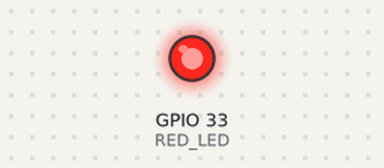
The sketch below on a simulated ESP32. On the bench: output pins drawn as LEDs (lit = HIGH). WiFi joins after 1.5 s; servers stay silent unless stated; uploads are accepted with an empty reply; the camera gives no picture; what the sketch prints to the serial monitor is not drawn.

Above: at 0.6 s.
At 2.0 s:
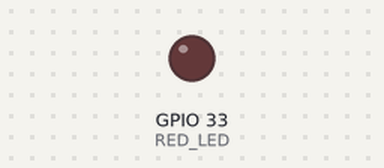
Timing chart, 0 to 3.5 s (numbered marks = the images above):
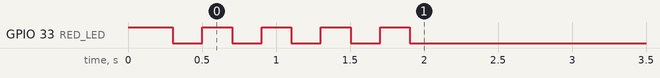

The sketch:

wifi_pic_tune.ino
```cpp
#include <WiFi.h>
#include "esp_camera.h"
#include <HTTPClient.h>
#include <WiFiClientSecure.h>

#include "soc/soc.h"
#include "soc/rtc_cntl_reg.h"

/* ================= WIFI ================= */
const char* ssid = "thxrd";
const char* password = "thxrd123.";

/* ===== RENDER SERVER ===== */
const char* serverUrl =
"https://smart-meter-render.onrender.com/upload";

/* ================= STATUS LED ================= */
#define RED_LED 33

void setLED(bool state){
  digitalWrite(RED_LED, state ? LOW : HIGH);
}

/* ================= CAMERA PIN ================= */
#define PWDN_GPIO_NUM 32
#define RESET_GPIO_NUM -1
#define XCLK_GPIO_NUM 0
#define SIOD_GPIO_NUM 26
#define SIOC_GPIO_NUM 27
#define Y9_GPIO_NUM 35
#define Y8_GPIO_NUM 34
#define Y7_GPIO_NUM 39
#define Y6_GPIO_NUM 36
#define Y5_GPIO_NUM 21
#define Y4_GPIO_NUM 19
#define Y3_GPIO_NUM 18
#define Y2_GPIO_NUM 5
#define VSYNC_GPIO_NUM 25
#define HREF_GPIO_NUM 23
#define PCLK_GPIO_NUM 22

/* ================= CAMERA SETUP ================= */
void setupCamera() {

  camera_config_t config;

  config.ledc_channel = LEDC_CHANNEL_0;
  config.ledc_timer   = LEDC_TIMER_0;

  config.pin_d0 = Y2_GPIO_NUM;
  config.pin_d1 = Y3_GPIO_NUM;
  config.pin_d2 = Y4_GPIO_NUM;
  config.pin_d3 = Y5_GPIO_NUM;
  config.pin_d4 = Y6_GPIO_NUM;
  config.pin_d5 = Y7_GPIO_NUM;
  config.pin_d6 = Y8_GPIO_NUM;
  config.pin_d7 = Y9_GPIO_NUM;

  config.pin_xclk = XCLK_GPIO_NUM;
  config.pin_pclk = PCLK_GPIO_NUM;
  config.pin_vsync = VSYNC_GPIO_NUM;
  config.pin_href = HREF_GPIO_NUM;

  config.pin_sscb_sda = SIOD_GPIO_NUM;
  config.pin_sscb_scl = SIOC_GPIO_NUM;

  config.pin_pwdn  = PWDN_GPIO_NUM;
  config.pin_reset = RESET_GPIO_NUM;

  config.xclk_freq_hz = 20000000;
  config.pixel_format = PIXFORMAT_JPEG;

  /* ===============================
     ⭐ คุณภาพภาพ (สำคัญมาก)
  =============================== */
  config.frame_size = FRAMESIZE_XGA;   // 1280x1024
  config.jpeg_quality = 5;              // ยิ่งน้อยยิ่งชัด
  config.fb_count = 2;

  if (esp_camera_init(&config) != ESP_OK) {
    Serial.println("Camera Init Failed");
    ESP.restart();
  }

  Serial.println("Camera Init Success ✅");

  sensor_t *s = esp_camera_sensor_get();

  /* ===============================
     ⭐ OPTIMIZE สำหรับมิเตอร์ไฟ
  =============================== */

  // ปิด effect
  s->set_special_effect(s, 0);

  // เพิ่มความคมตัวเลข
  s->set_contrast(s, 3);
  s->set_sharpness(s, 3);

  // ลดภาพขาว
  s->set_brightness(s, -1);

  // ลดสีรบกวน
  s->set_saturation(s, -2);

  /* ===== Exposure Control ===== */
  s->set_exposure_ctrl(s, 1);
  s->set_aec2(s, 1);
  s->set_ae_level(s, -1);

  /* ===== ลด Noise ===== */
  s->set_denoise(s, 1);

  /* ===== ปิด Auto Gain (สำคัญมาก) ===== */
  s->set_gain_ctrl(s, 0);
  s->set_agc_gain(s, 8);

  /* ===== White Balance ===== */
  s->set_whitebal(s, 1);
  s->set_awb_gain(s, 1);

  /* ===== Orientation ===== */
  s->set_vflip(s, 0);
  s->set_hmirror(s, 0);

  Serial.println("Meter OCR Mode Ready 🔥");
}

/* ================= WIFI ================= */
void connectWiFi(){

  WiFi.begin(ssid,password);

  Serial.print("Connecting WiFi");

  while(WiFi.status()!=WL_CONNECTED){
    Serial.print(".");
    setLED(true);
    delay(200);
    setLED(false);
    delay(200);
  }

  Serial.println("\nWiFi Connected ✅");
  Serial.println(WiFi.localIP());

  setLED(true);
}

/* ================= SEND PHOTO ================= */
void sendPhoto(){

  if(WiFi.status()!=WL_CONNECTED){
    connectWiFi();
    return;
  }

  /* ✅ FIX มุมภาพค้าง */
  for(int i=0;i<3;i++){
    camera_fb_t *tmp = esp_camera_fb_get();
    esp_camera_fb_return(tmp);
    delay(120);
  }

  camera_fb_t *fb = esp_camera_fb_get();

  if(!fb){
    Serial.println("Capture failed");
    return;
  }

  Serial.printf("Image Size: %d bytes\n", fb->len);

  WiFiClientSecure client;
  client.setInsecure();

  HTTPClient http;
  http.begin(client, serverUrl);
  http.setTimeout(30000);  // ✅ เพิ่มบรรทัดนี้ — รอ 30 วินาที

  String boundary="----ESP32CAM";

  http.addHeader(
    "Content-Type",
    "multipart/form-data; boundary="+boundary
  );

  String head =
  "--"+boundary+"\r\n"
  "Content-Disposition: form-data; name=\"image\"; filename=\"meter.jpg\"\r\n"
  "Content-Type: image/jpeg\r\n\r\n";

  String tail="\r\n--"+boundary+"--\r\n";

  int totalLen=head.length()+fb->len+tail.length();

  uint8_t *payload=(uint8_t*)malloc(totalLen);

  if(!payload){
    Serial.println("Memory alloc failed");
    esp_camera_fb_return(fb);
    return;
  }

  memcpy(payload,head.c_str(),head.length());
  memcpy(payload+head.length(),fb->buf,fb->len);
  memcpy(payload+head.length()+fb->len,
  tail.c_str(),tail.length());

  Serial.println("Uploading...");

  int httpCode=http.POST(payload,totalLen);

  Serial.printf("HTTP Code: %d\n",httpCode);

  if(httpCode==200)
    Serial.println("Upload Success ✅");
  else
    Serial.println("Upload Failed ❌");

  free(payload);
  http.end();
  esp_camera_fb_return(fb);
}

/* ================= TIMER ================= */
unsigned long previousMillis = 0;

/* ⭐ ถ่ายทุก 15 วิ (ดีที่สุดสำหรับอายุบอร์ด) */
const unsigned long interval = 15000;

/* ================= SETUP ================= */
void setup(){

  Serial.begin(115200);

  pinMode(RED_LED,OUTPUT);
  setLED(false);

  setupCamera();
  connectWiFi();
}

/* ================= LOOP ================= */
void loop(){

  unsigned long now = millis();

  if(now - previousMillis >= interval){
    previousMillis = now;
    sendPhoto();
  }
}
```
